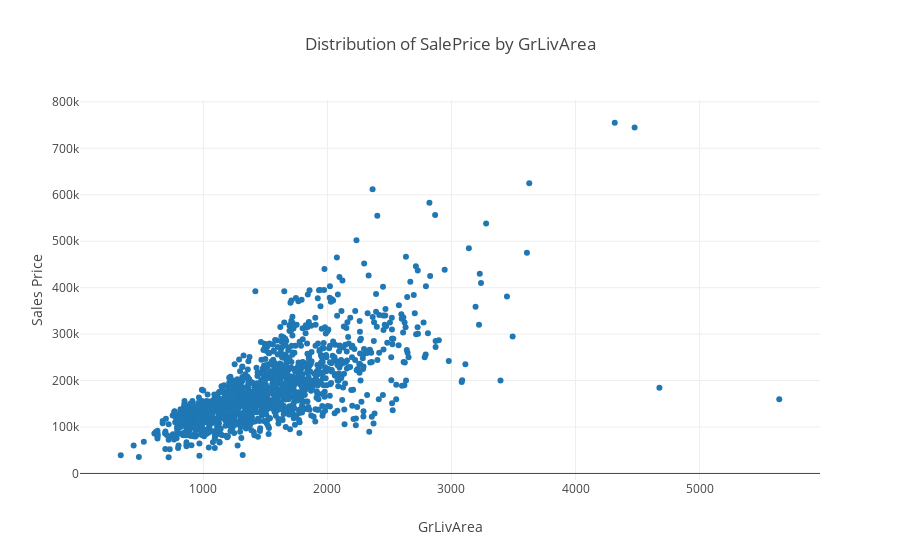

Source (notebook cell):
### Code cell
plotscatter('GrLivArea','SalePrice','scatter')

### Figure 1 — Plotly figure (JSON) as saved in the notebook; plotly's stock layout.template omitted (floating-point values rounded to 4 significant figures; data arrays with more than 128 entries replaced by an {"elided": "..."} marker saying what was removed)
{"data": [{"mode": "markers", "type": "scatter", "x": {"elided": "1460 int values"}, "y": {"elided": "1460 int values"}}], "layout": {"title": "Distribution of SalePrice by GrLivArea", "xaxis": {"title": "GrLivArea"}, "yaxis": {"title": "Sales Price"}}}
